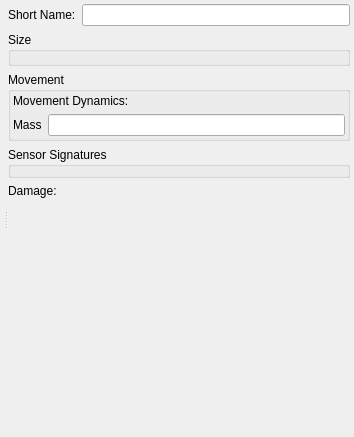
<?xml version="1.0" encoding="UTF-8"?>
<ui version="4.0">
 <class>Form</class>
 <widget class="QWidget" name="Form">
  <property name="geometry">
   <rect>
    <x>0</x>
    <y>0</y>
    <width>354</width>
    <height>437</height>
   </rect>
  </property>
  <property name="windowTitle">
   <string>Form</string>
  </property>
  <layout class="QVBoxLayout" name="verticalLayout_6">
   <property name="margin">
    <number>4</number>
   </property>
   <item>
    <widget class="QSplitter" name="splitter">
     <property name="orientation">
      <enum>Qt::Horizontal</enum>
     </property>
     <widget class="QWidget" name="layoutWidget">
      <layout class="QVBoxLayout" name="verticalLayout_5">
       <property name="margin">
        <number>0</number>
       </property>
       <item>
        <widget class="QWidget" name="myGeneralCanvas" native="true">
         <property name="sizePolicy">
          <sizepolicy hsizetype="MinimumExpanding" vsizetype="Fixed">
           <horstretch>0</horstretch>
           <verstretch>0</verstretch>
          </sizepolicy>
         </property>
         <property name="element_type" stdset="0">
          <string notr="true">general_canvas</string>
         </property>
        </widget>
       </item>
       <item>
        <widget class="QWidget" name="myDisplayCanvas" native="true">
         <property name="sizePolicy">
          <sizepolicy hsizetype="MinimumExpanding" vsizetype="MinimumExpanding">
           <horstretch>0</horstretch>
           <verstretch>0</verstretch>
          </sizepolicy>
         </property>
         <property name="minimumSize">
          <size>
           <width>0</width>
           <height>0</height>
          </size>
         </property>
         <property name="element_type" stdset="0">
          <string notr="true">display_widget_canvas</string>
         </property>
        </widget>
       </item>
      </layout>
     </widget>
     <widget class="QWidget" name="widget" native="true">
      <layout class="QVBoxLayout" name="verticalLayout_4">
       <property name="margin">
        <number>0</number>
       </property>
       <item>
        <layout class="QHBoxLayout" name="horizontalLayout">
         <item>
          <widget class="QLabel" name="short_name_label">
           <property name="text">
            <string>Short Name:</string>
           </property>
          </widget>
         </item>
         <item>
          <widget class="QLineEdit" name="short_name"/>
         </item>
        </layout>
       </item>
       <item>
        <widget class="QGroupBox" name="boundingVolumeGroupBox">
         <property name="title">
          <string>Size</string>
         </property>
         <layout class="QVBoxLayout" name="verticalLayout_2">
          <property name="leftMargin">
           <number>2</number>
          </property>
          <property name="rightMargin">
           <number>2</number>
          </property>
          <property name="bottomMargin">
           <number>2</number>
          </property>
          <item>
           <widget class="QWidget" name="bounding_volume" native="true"/>
          </item>
         </layout>
        </widget>
       </item>
       <item>
        <widget class="QGroupBox" name="movementGroupBox">
         <property name="title">
          <string>Movement</string>
         </property>
         <layout class="QVBoxLayout" name="verticalLayout">
          <property name="margin">
           <number>2</number>
          </property>
          <item>
           <layout class="QHBoxLayout" name="horizontalLayout_7">
            <item>
             <widget class="QLabel" name="movement_system_label">
              <property name="text">
               <string>Movement Dynamics:</string>
              </property>
             </widget>
            </item>
            <item>
             <widget class="QWidget" name="movement_system" native="true">
              <property name="category" stdset="0">
               <string>scripted-movement</string>
              </property>
              <property name="none-selected-text" stdset="0">
               <string>Immobile</string>
              </property>
              <property name="element_type" stdset="0">
               <string notr="true">single_system_selector</string>
              </property>
             </widget>
            </item>
           </layout>
          </item>
          <item>
           <layout class="QHBoxLayout" name="horizontalLayout_3">
            <item>
             <widget class="QLabel" name="mass_label">
              <property name="text">
               <string>Mass</string>
              </property>
             </widget>
            </item>
            <item>
             <widget class="QLineEdit" name="mass">
              <property name="source-units" stdset="0">
               <string notr="true">kilograms</string>
              </property>
              <property name="display-units" stdset="0">
               <string notr="true">kilograms</string>
              </property>
             </widget>
            </item>
           </layout>
          </item>
         </layout>
        </widget>
       </item>
       <item>
        <widget class="QGroupBox" name="sensorSignaturesGroupBox">
         <property name="title">
          <string>Sensor Signatures</string>
         </property>
         <layout class="QVBoxLayout" name="verticalLayout_3">
          <property name="spacing">
           <number>2</number>
          </property>
          <property name="margin">
           <number>2</number>
          </property>
          <item>
           <widget class="QWidget" name="sensor_signatures" native="true">
            <property name="default-signatures" stdset="0">
             <string>visual-signature=2.0;radar-signature=10.0</string>
            </property>
           </widget>
          </item>
         </layout>
        </widget>
       </item>
       <item>
        <layout class="QHBoxLayout" name="horizontalLayout_8">
         <item>
          <widget class="QLabel" name="damage_system_label">
           <property name="text">
            <string>Damage:</string>
           </property>
          </widget>
         </item>
         <item>
          <widget class="QWidget" name="damage_system" native="true">
           <property name="category" stdset="0">
            <string>damage</string>
           </property>
           <property name="none-selected-text" stdset="0">
            <string>Undamagable</string>
           </property>
           <property name="element_type" stdset="0">
            <string notr="true">single_system_selector</string>
           </property>
          </widget>
         </item>
        </layout>
       </item>
       <item>
        <spacer name="verticalSpacer">
         <property name="orientation">
          <enum>Qt::Vertical</enum>
         </property>
         <property name="sizeHint" stdset="0">
          <size>
           <width>20</width>
           <height>205</height>
          </size>
         </property>
        </spacer>
       </item>
      </layout>
     </widget>
    </widget>
   </item>
  </layout>
 </widget>
 <resources/>
 <connections/>
</ui>
